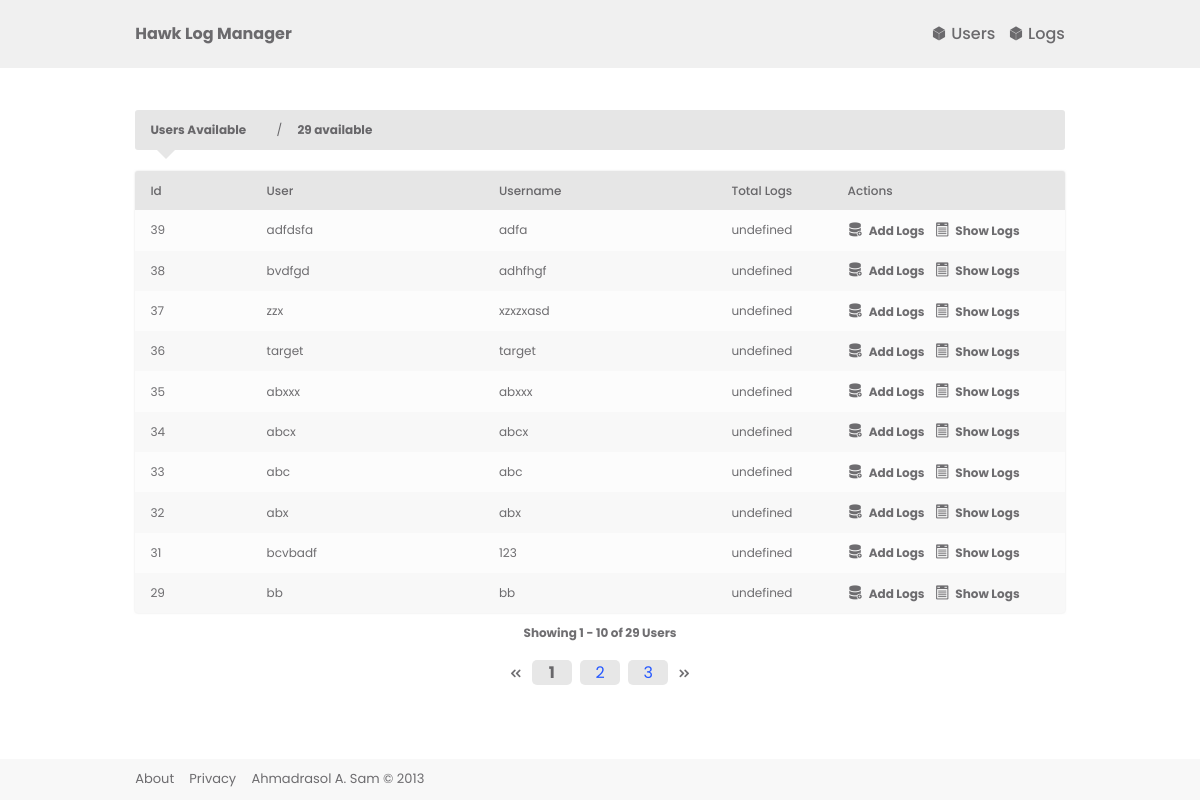
Page /log/users on the committed database.
### src/models/models.py (models this page shows, shortened)
class User(db.Model):
    id = db.Column(db.Integer,primary_key=True)
    username = db.Column(db.String,unique=True,nullable=False)
    password = db.Column(db.String,nullable=False)
    name = db.Column(db.String,nullable=False)
    created_at = db.Column(db.DateTime(timezone=True),
                           server_default=func.now())
    logs = db.relationship('Log',backref="user",lazy=True)

### src/routes/log.py (the view)
@site.route("/users",endpoint="show_available_users")
def get_users():
    users = db.paginate(
        db.select(User).order_by(User.created_at.desc()),
        per_page=10)
    return render_template('./views/users_available_for_creating_log.jinja',users=users)

### src/templates/views/users_available_for_creating_log.jinja (shortened to what this page needs)
{% extends './index.jinja'%}
{% from './macro/pagination.jinja' import render_pagination %}
{% block content %}
<div class="actionbar text-small">
    <div class="actionbar-info">
        <strong class="">Users Available</strong>
    </div>
    <div class="actionbar-info">
        <strong>{{users.total}} available</strong>
    </div>
</div>
<table class="text-small">
    <thead>
        <th width="10%">Id</th>
        <th width="20%">User</th>
        <th width="20%">Username</th>
        <th width="10%">Total Logs</th>
        <th width="20%">Actions</th>
    </thead>
    <tbody>
        {% for user in users %}
        <tr>
            <td>{{user.id}}</td>
            <td>{{user.name}}</td>
            <td>{{user.username}}</td>
            <td>undefined</td>
            <td>
                <a href="{{ url_for('log.site.create_log',id=user.id)}}">
                    <strong><i class="icofont-database-add"></i> &nbsp;Add Logs</strong>
               </a>
                <a href="{{ url_for('log.site.get_user_specific_logs',id=user.id)}}">
                    <strong><i class="icofont-list"></i> &nbsp;Show Logs</strong>
                </a>
            </td>
        </tr>
        {% endfor %}
    </tbody>
</table>
<strong>
    <small class="text-small">
        Showing {{ users.first }} - {{ users.last }} of {{ users.total }} Users
    </small>
</strong>
<div>
    {{render_pagination(users,'log.site.show_available_users')}}
</div>
{% endblock %}

### src/static/app.css (style rules this page uses)
html { font-size: 1rem; font-family: system-ui, -apple-system, BlinkMacSystemFont, "Segoe UI", Roboto, Oxygen, Ubuntu, Cantarell, "Open Sans", "Helvetica Neue", sans-serif; }
* { margin: 0; padding: 0; color: rgba(50, 49, 53, 0.7); box-sizing: border-box; }
a { text-decoration: none; display: inline-block; color: rgb(37, 88, 255); cursor: pointer; }
i { font-size: 1rem; }
table { border-collapse: collapse; border-spacing: 0; box-sizing: border-box; max-width: 100%; }
table thead { display: none; }
table tbody tr { display: flex; flex-direction: column; box-sizing: border-box; }
table tbody tr td { padding: 0.66666667rem 0.95rem; text-align: center; word-break: break-all; }
table tbody tr:nth-of-type(even) { background-color: rgb(240, 240, 240); }
table tbody tr:nth-of-type(odd) { background-color: rgb(252, 252, 252); }
@media screen and (min-width: 426px) { table { box-sizing: border-box; width: 100%; background-color: rgb(252, 252, 252); box-shadow: 0 0 2px rgba(195, 195, 195, 0.5843137255); border-radius: 3px; } }
@media screen and (min-width: 426px) { table thead { border-radius: 3px; background-color: rgb(230, 230, 230); display: table-header-group; } }
@media screen and (min-width: 426px) { table thead tr th { font-weight: 500; padding: 0.66666667rem 0.95rem; text-align: left; min-width: 10%; } }
@media screen and (min-width: 426px) { table thead tr th:first-of-type { border-radius: 3px 0 0 0; } }
@media screen and (min-width: 426px) { table thead tr th:last-of-type { border-radius: 0 3px 0 0; } }
@media screen and (min-width: 426px) { table tbody { border-radius: 0 0 3px 3px; } }
@media screen and (min-width: 426px) { table tbody tr { display: table-row; border-radius: 10px; } }
@media screen and (min-width: 426px) { table tbody tr td { padding: 0.66666667rem 0.95rem; text-align: left; } }
@media screen and (min-width: 426px) { table tbody tr:nth-of-type(even) { background-color: rgb(248, 248, 248); } }
@media screen and (min-width: 426px) { table tbody tr:last-of-type { border-radius: 0 0 3px 3px; } }
@media screen and (min-width: 426px) { table tbody tr:last-of-type td:last-of-type { border-radius: 0 0 3px 0; } }
@media screen and (min-width: 426px) { table tbody tr:last-of-type td:first-of-type { border-radius: 0 0 0 3px; } }
.actionbar { width: 100%; display: flex; flex-direction: column; gap: 0.66666667rem; padding: 0.66666667rem 0.95rem; background-color: rgb(230, 230, 230); border-radius: 3px; justify-items: center; }
.actionbar-info { display: flex; flex-direction: column; }
.actionbar::after { display: none; }
@media screen and (min-width: 426px) { .actionbar { flex-direction: row; gap: 0.95rem; position: relative; margin-bottom: 0.66666667rem; } }
@media screen and (min-width: 426px) { .actionbar-info { flex-direction: row; gap: 0.95rem; width: fit-content; } }
@media screen and (min-width: 426px) { .actionbar-info:not(:last-of-type)::after { display: inline-block; content: "/"; padding-left: 0.95rem; } }
@media screen and (min-width: 426px) { .actionbar::after { position: absolute; left: 0; margin-left: 0.95rem; bottom: -0.5714285714rem; display: block; content: ""; width: 0; height: 0; border-top: 1rem solid rgb(230, 230, 230); border-left: 1.0526315789rem solid transparent; border-right: 1.0526315789rem solid transparent; z-index: -1; } }
.text-small { font-size: 0.75rem; }

### src/static/local.css (style rules this page uses)
* { font-family: "Poppins",'Times New Roman', Times, serif; }

### rows in the picture
User: id "39", name "adfdsfa", username "adfa"
User: id "38", name "bvdfgd", username "adhfhgf"
User: id "37", name "zzx", username "xzxzxasd"
User: id "36", name "target", username "target"
User: id "35", name "abxxx", username "abxxx"
User: id "34", name "abcx", username "abcx"
User: id "33", name "abc", username "abc"
User: id "32", name "abx", username "abx"
User: id "31", name "bcvbadf", username "123"
User: id "29", name "bb", username "bb"

### other values in the picture
{{ users.total }} "29"
{{ users.first }} "1"
{{ users.last }} "10"
{{ page }} "1"
{{ page }} "2" "3"
